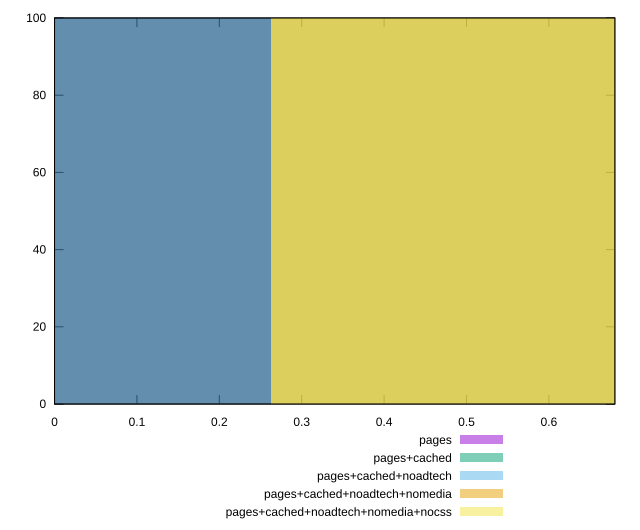

Source code (gnuplot):
reset

$pages <<EOF
0 100
EOF

$pagesCached <<EOF
0 100
EOF

$pagesCachedNoadtech <<EOF
0.5263843327916709 100
EOF

$pagesCachedNoadtechNomedia <<EOF
0.5263843327916709 100
EOF

$pagesCachedNoadtechNomediaNocss <<EOF
0.5263843327916709 100
EOF

set key outside below
set boxwidth 0.5263843327916709
set xrange [0:0.68]
set yrange [0:100]
set trange [0:100]
set style fill transparent solid 0.5 noborder
set terminal svg size 640, 530 enhanced background rgb 'white'
set output "report_00025_2021-02-22T21:38:55.199Z/uses-http2/comparison/histogram/all_score.svg"

plot $pages title "pages" with boxes, \
     $pagesCached title "pages+cached" with boxes, \
     $pagesCachedNoadtech title "pages+cached+noadtech" with boxes, \
     $pagesCachedNoadtechNomedia title "pages+cached+noadtech+nomedia" with boxes, \
     $pagesCachedNoadtechNomediaNocss title "pages+cached+noadtech+nomedia+nocss" with boxes

reset
